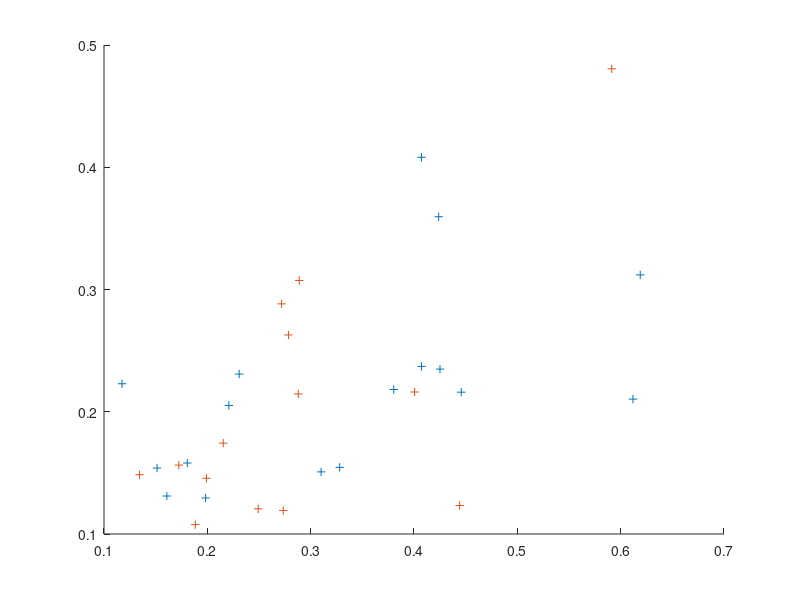

Here is the MATLAB script that generated this plot:
close all
clear all

% data4=csvread('clasificadorcanal1:4seg4cuad8EstimPabloJuev.csv');
% data32=csvread('clasificadorcanal1:4seg32cuad8EstimPabloJuev.csv');


% data4C2=csvread('clasificadorcanal2:4seg4cuad15EstimPabloJuev.csv');
% data4Comp=csvread('clasificadorcanal2:4seg4cuad8EstimPabloJuev2.csv');
% data4Comp2=csvread('clasificadorcanal2:4seg4cuad15EstimPabloJuev3.csv');
data4Comp3=csvread('Clasificador_Secuencia1_4.csv');
data4Comp4=csvread('Clasificador_Secuencia2_4.csv');


data4C2=[data4Comp3, data4Comp4];

%data4C2=[data4C2(1:5,:), data4Comp(1:5,:), data4Comp2(1:5,:), data4Comp3, data4Comp4];
% 
% data32C2=csvread('clasificadorcanal2:4seg32cuad15EstimPabloJuev.csv');
% data32Comp=csvread('clasificadorcanal2:4seg32cuad8EstimPabloJuev2.csv');
% data32Comp2=csvread('clasificadorcanal2:4seg32cuad15EstimPabloJuev3.csv');
data32Comp3=csvread('Clasificador_Secuencia1_32.csv');
data32Comp4=csvread('Clasificador_Secuencia2_32.csv');

data32C2=[ data32Comp3, data32Comp4];

%data32C2=[data32C2(1:5,:),data32Comp(1:5,:), data32Comp2(1:5,:), data32Comp3, data32Comp4];

 xC2(1,:)=data4C2(1,:);
 yC2(1,:)=data4C2(2,:);
 zC2(1,:)=data4C2(5,:);
 hold on
 scatter3(xC2,yC2, zC2, '+');
 
%  xC2(1,:)=data4Comp(1,:);
%  yC2(1,:)=data4Comp(2,:);
%  zC2(1,:)=data4Comp(5,:);
%  hold on
%  scatter3(xC2,yC2, zC2, '+');
 
 x2C2(1,:)=data32C2(1,:);
 y2C2(1,:)=data32C2(2,:);
 z2C2(1,:)=data32C2(5,:);
 hold on
 scatter3(x2C2, y2C2,z2C2, '+');
 
%  x2C2(1,:)=data32Comp(1,:);
%  y2C2(1,:)=data32Comp(2,:);
%  z2C2(1,:)=data32Comp(5,:);
%  hold on
%  scatter3(x2C2, y2C2,z2C2, '+');
%  
 Data4=[xC2;yC2;zC2];
 Data32=[x2C2;y2C2;z2C2];
 
 Total=length(Data4)+length(Data32);
 Casos=zeros(2,Total);
 
 ClasifDATA=[Data4,Data32];
 Casos(1, 1:length(Data4))=1;
 Casos(2, length(Data4)+1:Total)=1;
 
 